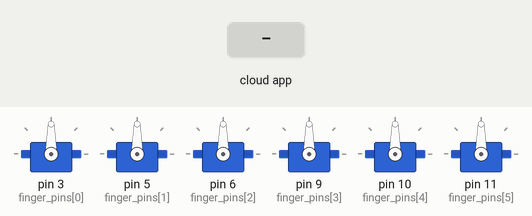
This sketch was run on a simulated Arduino Uno, built with avr-gcc and run on an emulated ATmega328P. Parts: 6 × servo. The test bench sets the inputs (shaded band). The ROS host is connected and sends only what is stated.

Above: at 1.2 s.
1.3 s: the phone or cloud app sets movement_command to open_hand
At 1.8 s:
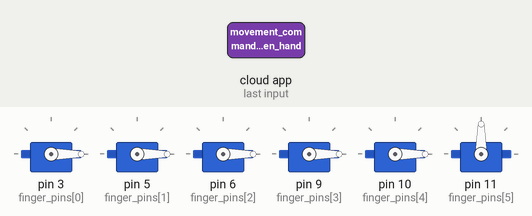
2.8 s: the phone or cloud app sets movement_command to close_hand
At 4.0 s:
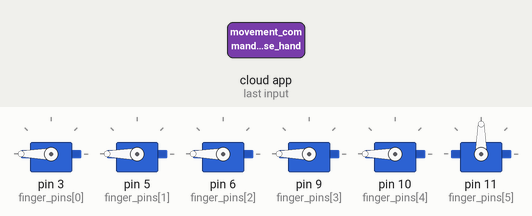
4.3 s: the phone or cloud app sets movement_command to pinch_grip
At 5.4 s:
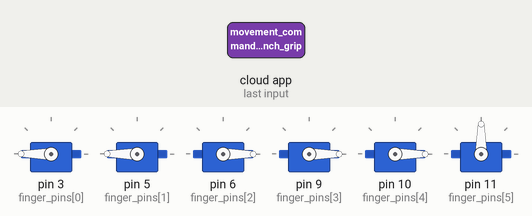
5.8 s: the phone or cloud app sets movement_command to point_finger
At 6.5 s:
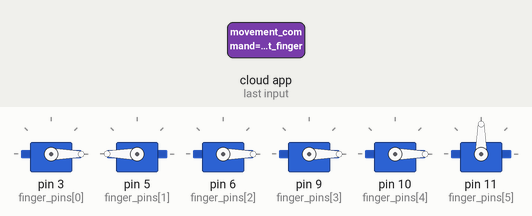
7.3 s: the phone or cloud app sets movement_command to thumbs_up
At 7.6 s:
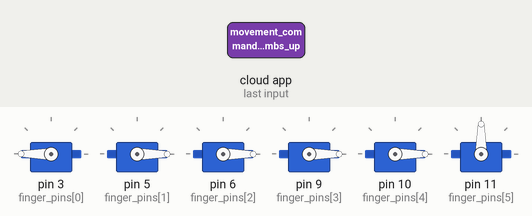
8.8 s: the phone or cloud app sets movement_command to rest
At 10.0 s:
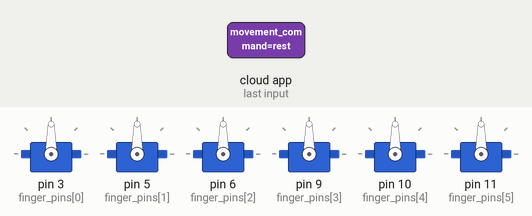
Timing chart, 0 to 11.3 s (numbered marks = the images above; inputs shaded):
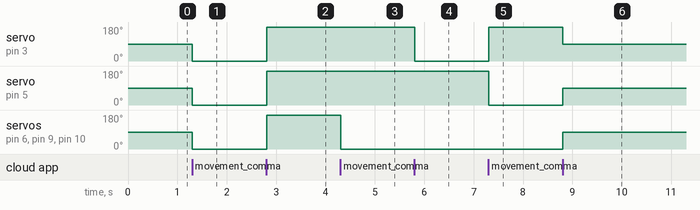

The sketch:

arduino_servo_control.ino
```cpp
#include <Servo.h>
#include <ros.h>
#include <std_msgs/String.h>
#include <std_msgs/Float32.h>

// First define servos
Servo fingers[6]; // including wrist
int finger_pins[6] = {3, 5, 6, 9, 10, 11}; // The PWM pins on which each servo is connected

// Default speed
float current_speed = 0.5;

// ROS Node
ros::NodeHandle nh;

void moveHand(int thumb, int index, int middle, int ring, int pinky, int wrist) {
  fingers[0].write(thumb);
  fingers[1].write(index);
  fingers[2].write(middle);
  fingers[3].write(ring);
  fingers[4].write(pinky);
  fingers[5].write(wrist);
}

void movementCallback(const std_msgs::String& msg) {
  String movement = msg.data;

  if (movement == "rest") moveHand(90,90,90,90,90,90);
  else if (movement == "open_hand") moveHand(0,0,0,0,0,90);
  else if (movement == "close_hand") moveHand(180,180,180,180,180,90);
  else if (movement == "pinch_grip") moveHand(180,180,0,0,0,90);
  else if (movement == "point_finger") moveHand(0,180,0,0,0,90);
  else if (movement == "thumbs_up") moveHand(180,0,0,0,0,90);
  else if (movement == "wave") {
    for (int i = 0; i < 3; i++) {
      moveHand(0,180,0,180,0,180);
      delay(300);
      moveHand(180,0,180,0,180,0);
      delay(300);
    }
  }
  else if (movement == "rotate_wrist") fingers[5].write(180);
  else if (movement == "stop") moveHand(90,90,90,90,90,90);
}

// Speed command callback
void speedCallback(const std_msgs::Float32& msg) {
  current_speed = msg.data;
}

// ROS subscribers
ros::Subscriber<std_msgs::String> sub_movement("movement_command", movementCallback);
ros::Subscriber<std_msgs::Float32> sub_speed("movement_speed", speedCallback);

void setup() {

  nh.initNode();
  nh.subscribe(sub_movement);
  nh.subscribe(sub_speed);

  // Attach servos
  for (int i = 0; i < 6; i++) {
    fingers[i].attach(finger_pins[i]);
  }

  moveHand(90,90,90,90,90,90);

}

void loop() {

  nh.spinOnce();
  delay(10);

}
```

Measured:
- after the input at 1.3 s, servo on pin 3 (finger_pins[0]), servo on pin 5 (finger_pins[1]), servo on pin 6 (finger_pins[2]), servo on pin 9 (finger_pins[3]), servo on pin 10 (finger_pins[4]): 90° → 0° at once
- after the input at 2.8 s, servo on pin 3 (finger_pins[0]), servo on pin 5 (finger_pins[1]), servo on pin 6 (finger_pins[2]), servo on pin 9 (finger_pins[3]), servo on pin 10 (finger_pins[4]): 0° → 180° at once
- after the input at 4.3 s, servo on pin 6 (finger_pins[2]), servo on pin 9 (finger_pins[3]), servo on pin 10 (finger_pins[4]): 180° → 0° at once
- after the input at 5.8 s, servo on pin 3 (finger_pins[0]): 180° → 0° at once
- after the input at 7.3 s, servo on pin 3 (finger_pins[0]): 0° → 180° at once; servo on pin 5 (finger_pins[1]): 180° → 0° at once
- after the input at 8.8 s, servo on pin 3 (finger_pins[0]): 180° → 90° at once; servo on pin 5 (finger_pins[1]), servo on pin 6 (finger_pins[2]), servo on pin 9 (finger_pins[3]), servo on pin 10 (finger_pins[4]): 0° → 90° at once
